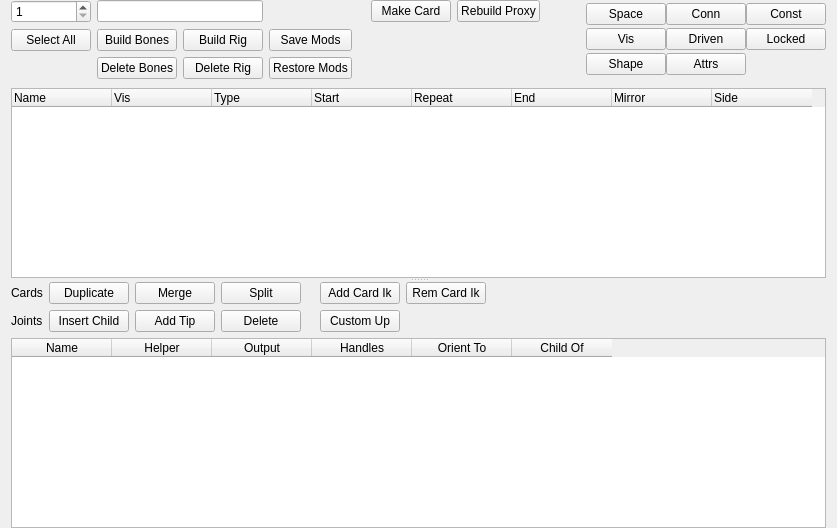
          <widget class="QWidget" name="widget" native="true">
           <layout class="QVBoxLayout" name="verticalLayout_3">
            <property name="topMargin">
             <number>0</number>
            </property>
            <property name="bottomMargin">
             <number>0</number>
            </property>
            <item>
             <widget class="QSplitter" name="splitter">
              <property name="orientation">
               <enum>Qt::Vertical</enum>
              </property>
              <widget class="QWidget" name="widget_4" native="true">
               <layout class="QVBoxLayout" name="verticalLayout">
                <property name="topMargin">
                 <number>0</number>
                </property>
                <property name="bottomMargin">
                 <number>0</number>
                </property>
                <item>
                 <layout class="QHBoxLayout" name="horizontalLayout_6">
                  <property name="topMargin">
                   <number>0</number>
                  </property>
                  <item>
                   <layout class="QGridLayout" name="gridLayout">
                    <property name="bottomMargin">
                     <number>3</number>
                    </property>
                    <item row="0" column="0">
                     <widget class="QSpinBox" name="jointCount">
                      <property name="minimum">
                       <number>1</number>
                      </property>
                     </widget>
                    </item>
                    <item row="1" column="1">
                     <widget class="QPushButton" name="buildBonesBtn">
                      <property name="text">
                       <string>Build Bones</string>
                      </property>
                     </widget>
                    </item>
                    <item row="1" column="2">
                     <widget class="QPushButton" name="buildRigBtn">
                      <property name="text">
                       <string>Build Rig</string>
                      </property>
                     </widget>
                    </item>
                    <item row="0" column="1" colspan="2">
                     <widget class="QLineEdit" name="cardJointNames"/>
                    </item>
                    <item row="1" column="0">
                     <widget class="QPushButton" name="selectAllBtn">
                      <property name="text">
                       <string>Select All</string>
                      </property>
                     </widget>
                    </item>
                    <item row="2" column="2">
                     <widget class="QPushButton" name="deleteRigBtn">
                      <property name="text">
                       <string>Delete Rig</string>
                      </property>
                     </widget>
                    </item>
                    <item row="2" column="1">
                     <widget class="QPushButton" name="deleteBonesBtn">
                      <property name="text">
                       <string>Delete Bones</string>
                      </property>
                     </widget>
                    </item>
                    <item row="1" column="3">
                     <widget class="QPushButton" name="saveModsBtn">
                      <property name="text">
                       <string>Save Mods</string>
                      </property>
                     </widget>
                    </item>
                    <item row="2" column="3">
                     <widget class="QPushButton" name="restoreModsBtn">
                      <property name="text">
                       <string>Restore Mods</string>
                      </property>
                     </widget>
                    </item>
                    <item row="1" column="4">
                     <widget class="QLabel" name="label_15">
                      <property name="text">
                       <string/>
                      </property>
                     </widget>
                    </item>
                    <item row="0" column="5">
                     <widget class="QPushButton" name="makeCardBtn">
                      <property name="text">
                       <string>Make Card</string>
                      </property>
                     </widget>
                    </item>
                    <item row="0" column="6">
                     <widget class="QPushButton" name="rebuildProxyBtn">
                      <property name="text">
                       <string>Rebuild Proxy</string>
                      </property>
                     </widget>
                    </item>
                   </layout>
                  </item>
                  <item>
                   <spacer name="horizontalSpacer">
                    <property name="orientation">
                     <enum>Qt::Horizontal</enum>
                    </property>
                    <property name="sizeHint" stdset="0">
                     <size>
                      <width>40</width>
                      <height>20</height>
                     </size>
                    </property>
                   </spacer>
                  </item>
                  <item>
                   <widget class="QWidget" name="restoreContainer" native="true">
                    <property name="sizePolicy">
                     <sizepolicy hsizetype="Preferred" vsizetype="Preferred">
                      <horstretch>0</horstretch>
                      <verstretch>0</verstretch>
                     </sizepolicy>
                    </property>
                    <property name="minimumSize">
                     <size>
                      <width>30</width>
                      <height>0</height>
                     </size>
                    </property>
                    <layout class="QHBoxLayout" name="horizontalLayout_13">
                     <property name="spacing">
                      <number>0</number>
                     </property>
                     <property name="margin">
                      <number>0</number>
                     </property>
                     <item>
                      <layout class="QGridLayout" name="layout">
                       <property name="bottomMargin">
                        <number>3</number>
                       </property>
                       <item row="0" column="2">
                        <widget class="QPushButton" name="constraintsRestore">
                         <property name="text">
                          <string>Const</string>
                         </property>
                        </widget>
                       </item>
                       <item row="1" column="2">
                        <widget class="QPushButton" name="lockedAttrsRestore">
                         <property name="text">
                          <string>Locked</string>
                         </property>
                        </widget>
                       </item>
                       <item row="0" column="0">
                        <widget class="QPushButton" name="spacesRestore">
                         <property name="text">
                          <string>Space</string>
                         </property>
                        </widget>
                       </item>
                       <item row="3" column="0">
                        <widget class="QPushButton" name="pushButton_3">
                         <property name="text">
                          <string>Shape</string>
                         </property>
                        </widget>
                       </item>
                       <item row="1" column="0">
                        <widget class="QPushButton" name="visGroupRestore">
                         <property name="text">
                          <string>Vis</string>
                         </property>
                        </widget>
                       </item>
                       <item row="0" column="1">
                        <widget class="QPushButton" name="connectionsRestore">
                         <property name="text">
                          <string>Conn</string>
                         </property>
                        </widget>
                       </item>
                       <item row="1" column="1">
                        <widget class="QPushButton" name="setDrivenRestore">
                         <property name="text">
                          <string>Driven</string>
                         </property>
                        </widget>
                       </item>
                       <item row="3" column="1">
                        <widget class="QPushButton" name="customAttrsRestore">
                         <property name="text">
                          <string>Attrs</string>
                         </property>
                        </widget>
                       </item>
                      </layout>
                     </item>
                    </layout>
                   </widget>
                  </item>
                 </layout>
                </item>
                <item>
                 <widget class="CardLister" name="cardLister">
                  <property name="selectionMode">
                   <enum>QAbstractItemView::ExtendedSelection</enum>
                  </property>
                  <attribute name="headerStretchLastSection">
                   <bool>false</bool>
                  </attribute>
                  <column>
                   <property name="text">
                    <string>Name</string>
                   </property>
                  </column>
                  <column>
                   <property name="text">
                    <string>Vis</string>
                   </property>
                  </column>
                  <column>
                   <property name="text">
                    <string>Type</string>
                   </property>
                  </column>
                  <column>
                   <property name="text">
                    <string>Start</string>
                   </property>
                  </column>
                  <column>
                   <property name="text">
                    <string>Repeat</string>
                   </property>
                  </column>
                  <column>
                   <property name="text">
                    <string>End</string>
                   </property>
                  </column>
                  <column>
                   <property name="text">
                    <string>Mirror</string>
                   </property>
                  </column>
                  <column>
                   <property name="text">
                    <string>Side</string>
                   </property>
                  </column>
                 </widget>
                </item>
               </layout>
              </widget>
              <widget class="QWidget" name="widget_5" native="true">
               <layout class="QVBoxLayout" name="verticalLayout_2">
                <property name="topMargin">
                 <number>0</number>
                </property>
                <property name="bottomMargin">
                 <number>0</number>
                </property>
                <item>
                 <layout class="QHBoxLayout" name="horizontalLayout_7">
                  <property name="topMargin">
                   <number>0</number>
                  </property>
                  <item>
                   <layout class="QGridLayout" name="gridLayout_2">
                    <property name="topMargin">
                     <number>0</number>
                    </property>
                    <item row="0" column="2">
                     <widget class="QPushButton" name="mergeCardBtn">
                      <property name="text">
                       <string>Merge</string>
                      </property>
                     </widget>
                    </item>
                    <item row="0" column="0">
                     <widget class="QLabel" name="label">
                      <property name="text">
                       <string>Cards</string>
                      </property>
                     </widget>
                    </item>
                    <item row="0" column="4">
                     <widget class="QLabel" name="label_16">
                      <property name="text">
                       <string/>
                      </property>
                     </widget>
                    </item>
                    <item row="0" column="3">
                     <widget class="QPushButton" name="splitCardBtn">
                      <property name="text">
                       <string>Split</string>
                      </property>
                     </widget>
                    </item>
                    <item row="0" column="5">
                     <widget class="QPushButton" name="addCardIkButton">
                      <property name="text">
                       <string>Add Card Ik</string>
                      </property>
                     </widget>
                    </item>
                    <item row="1" column="0">
                     <widget class="QLabel" name="label_2">
                      <property name="text">
                       <string>Joints</string>
                      </property>
                     </widget>
                    </item>
                    <item row="0" column="1">
                     <widget class="QPushButton" name="duplicateCardBtn">
                      <property name="text">
                       <string>Duplicate</string>
                      </property>
                     </widget>
                    </item>
                    <item row="0" column="6">
                     <widget class="QPushButton" name="remCardIkButton">
                      <property name="text">
                       <string>Rem Card Ik</string>
                      </property>
                     </widget>
                    </item>
                    <item row="1" column="1">
                     <widget class="QPushButton" name="insertJointBtn">
                      <property name="text">
                       <string>Insert Child</string>
                      </property>
                     </widget>
                    </item>
                    <item row="1" column="2">
                     <widget class="QPushButton" name="addTipBtn">
                      <property name="text">
                       <string>Add Tip</string>
                      </property>
                     </widget>
                    </item>
                    <item row="1" column="3">
                     <widget class="QPushButton" name="deleteJointBtn">
                      <property name="text">
                       <string>Delete</string>
                      </property>
                     </widget>
                    </item>
                    <item row="1" column="5">
                     <widget class="QPushButton" name="customUpBtn">
                      <property name="text">
                       <string>Custom Up</string>
                      </property>
                     </widget>
                    </item>
                   </layout>
                  </item>
                  <item>
                   <spacer name="horizontalSpacer_2">
                    <property name="orientation">
                     <enum>Qt::Horizontal</enum>
                    </property>
                    <property name="sizeHint" stdset="0">
                     <size>
                      <width>40</width>
                      <height>20</height>
                     </size>
                    </property>
                   </spacer>
                  </item>
                 </layout>
                </item>
                <item>
                 <widget class="JointLister" name="jointLister">
                  <property name="columnCount">
                   <number>6</number>
                  </property>
                  <column>
                   <property name="text">
                    <string>Name</string>
                   </property>
                  </column>
                  <column>
                   <property name="text">
                    <string>Helper</string>
                   </property>
                  </column>
                  <column>
                   <property name="text">
                    <string>Output</string>
                   </property>
                  </column>
                  <column>
                   <property name="text">
                    <string>Handles</string>
                   </property>
                  </column>
                  <column>
                   <property name="text">
                    <string>Orient To</string>
                   </property>
                  </column>
                  <column>
                   <property name="text">
                    <string>Child Of</string>
                   </property>
                  </column>
                 </widget>
                </item>
               </layout>
              </widget>
             </widget>
            </item>
           </layout>
          </widget>
